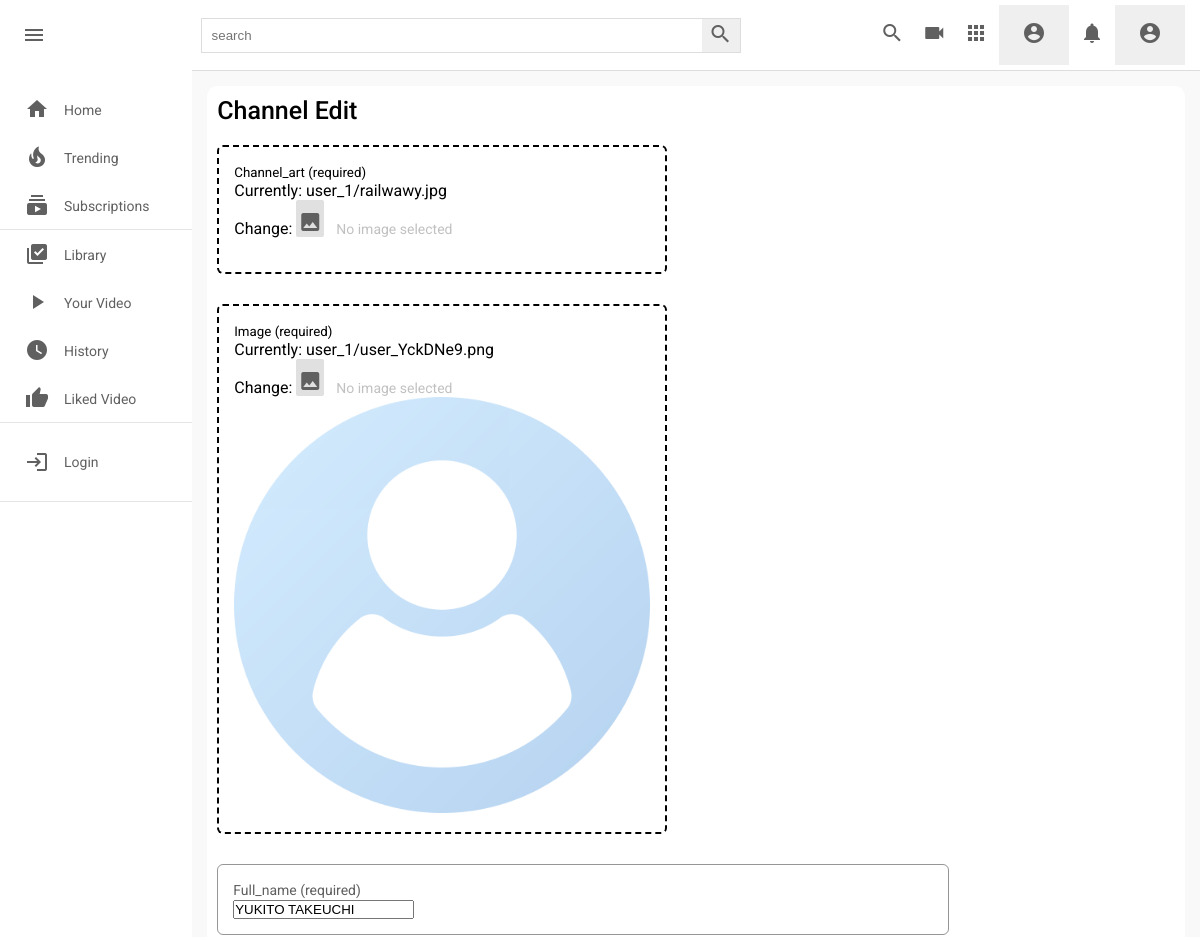
The app's page /c/edit-channel/1/ (upper part), older data.
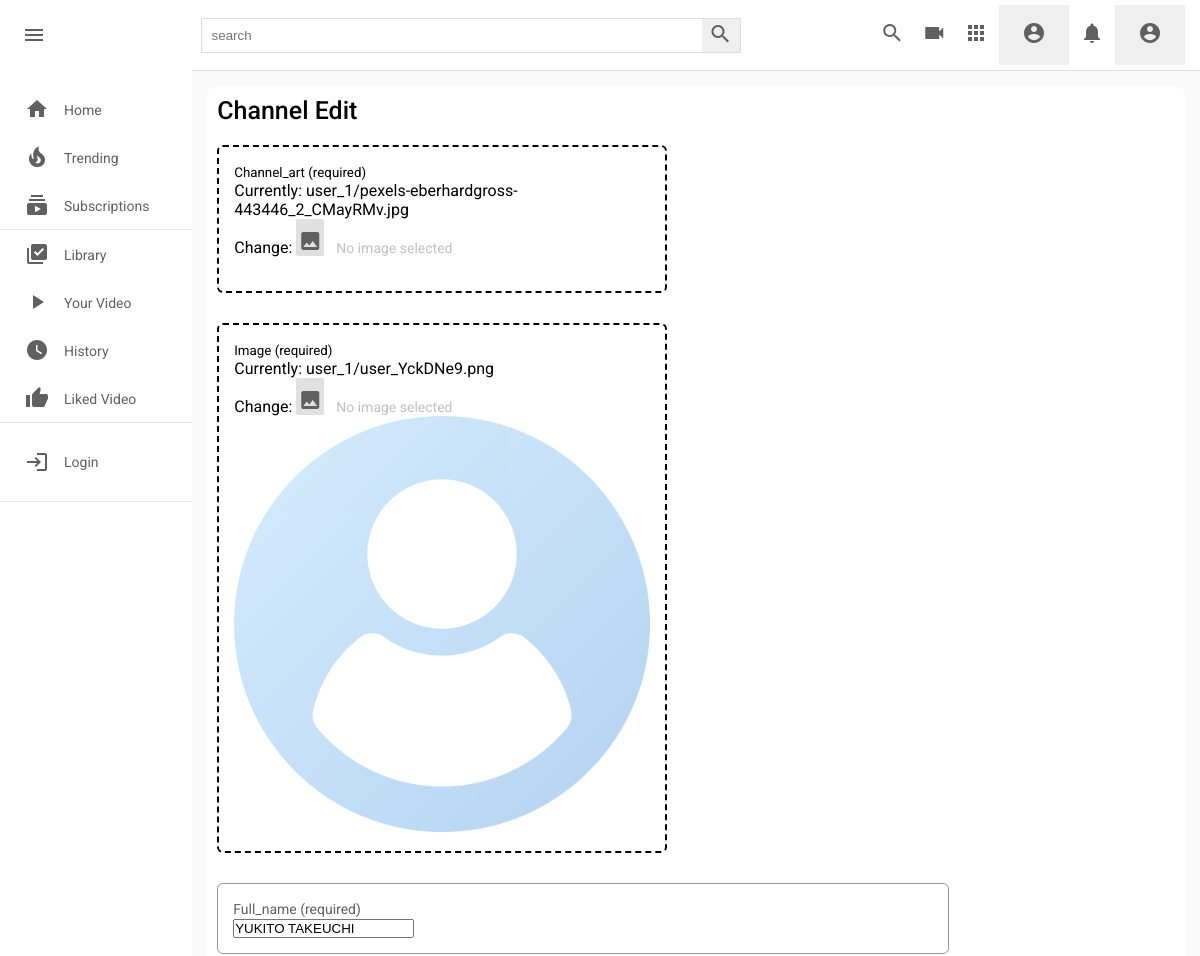
The same page, newer data.
### channel/models.py (models this page shows, shortened)
class Channel(models.Model):
    channel_art=models.ImageField(upload_to=user_directory_path,default='images/channel-art.jpg')
    image=models.ImageField(upload_to=user_directory_path,default='images/user-image.png')
    full_name=models.CharField(max_length=100)
    channel_name=models.CharField(max_length=100)
    description=models.TextField(null=True,blank=True)
    keyword=TaggableManager(blank=True)
    date=models.DateTimeField(auto_now_add=True)
    status=models.CharField(choices=STATUS,max_length=100,default='Active')
    user=models.OneToOneField(User,on_delete=models.SET_NULL,null=True,related_name="channel")
    subscribers=models.ManyToManyField(User,related_name="user_subs",blank=True)
    verified=models.BooleanField(default=False)
    total_view=models.PositiveIntegerField(default=0)
    business_email=models.EmailField(null=True,blank=True)
    make_business_email_public=models.BooleanField(default=False)
    business_location=models.CharField(null=True,blank=True,max_length=100)
    make_business_location_public=models.BooleanField(default=False)
    website=models.URLField(default='https://www.udemy.com/home')
    instagram=models.URLField(default='https://www.udemy.com/home')
    facebook=models.URLField(default='https://www.udemy.com/home')
    twitter=models.URLField(default='https://www.udemy.com/home')

### channel/views.py (the view)
# urls.py: path('edit-channel/<channel_id>/',views.edit_channel,name='edit-channel'),
def edit_channel(request,channel_id):
    user=request.user
    channel=Channel.objects.get(id=channel_id)
    if request.method == 'POST':
        form=ChannelEditForm(request.POST,request.FILES,instance=channel)
        if form.is_valid():
            new_form=form.save(commit=False)
            new_form.channel=channel
            new_form.save()
            messages.success(request,'Community editted successfully!')
            return redirect('channel-profile',channel.id)
    else:
        form=ChannelEditForm(instance=channel)
    context={
        'form': form,
        'channel':channel,
    }
    return render(request,'channel/channe_edit.html',context)

### channel/forms.py
class ChannelEditForm(forms.ModelForm):
    class Meta:
        model=Channel
        fields=[
            'channel_art',
            'image',
            'full_name',
            'channel_name',
            'description',
            'keyword',
            'business_email',
            'make_business_email_public',
            'business_location',
            'make_business_location_public',
            'website',
            'instagram',
            'facebook',
            'twitter',
        ]

### templates/channel/channe_edit.html (shortened to what this page needs)
{% extends 'base.html' %}
{% load static %}
{% block style %}
<link rel="stylesheet" href="{% static 'css/style.css' %}" type="text/css">
<link rel="stylesheet" href="{% static 'css/channel-community.css' %}" type="text/css">
<link rel="stylesheet" href="{% static 'css/channel.css' %}" type="text/css">
<link rel="stylesheet" href="{% static 'css/channel-upload.css' %}" type="text/css">
{% endblock style %}
{% block content %}
<div class="mainBody">
    {% include 'partials/sidebar.html' %}
    <div class="videos">
        <form action="" method="POST" enctype="multipart/form-data">
            <div class="upload-content">
                <div class="left-video">
                    <h4>Channel Edit</h4>
                    <div class="video-div file-input" id="file-input">
                        <small>Channel_art (required) </small> <br>
                        {{form.channel_art}}
                        <span class='button'><i class="material-icons">image</i></span>
                        <span class='label' data-js-label>No image selected</label> <br>
                    </div>
                    <br>
                    <div class="video-div file-input" id="file-input">
                        <small>Image (required) </small> <br>
                        {{form.image}}
                        <span class='button'><i class="material-icons">image</i></span>
                        <span class='label' data-js-label>No image selected</label> <br>
                        <img src="{{ channel.image.url }}" style="width: 100%;" alt="">
                    </div>
                    <div class="desc-div">
                        <span>Full_name (required)  </span> <br>
                        {{form.full_name}}
                    </div>
                </div>
            </div>
        </form>
    </div>
</div>
{% endblock content %}

Row changes from the older to the newer data that the page shows:
changed Channel "Currently: user_1/user_YckDNe9.png Change:": channel_art "Currently: user_1/railwawy.jpg Change:" → "Currently: user_1/pexels-eberhardgross-443446_2_CMayRMv.jpg Change:"
